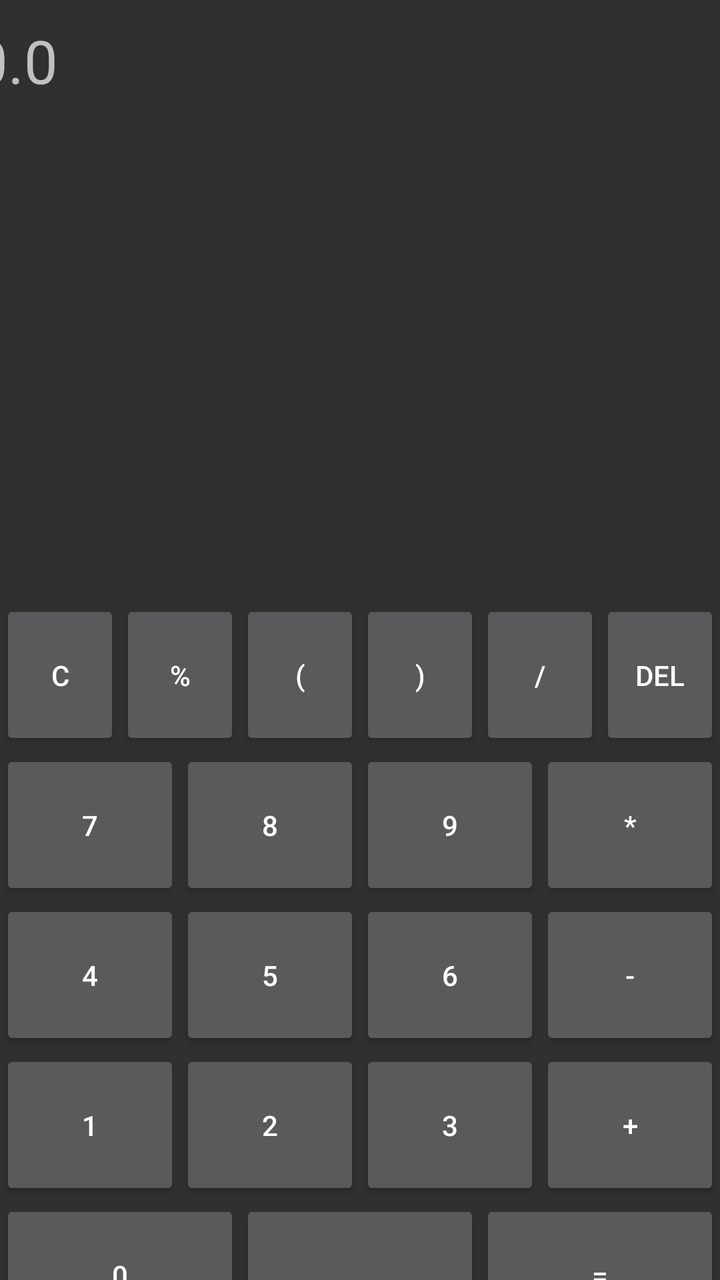
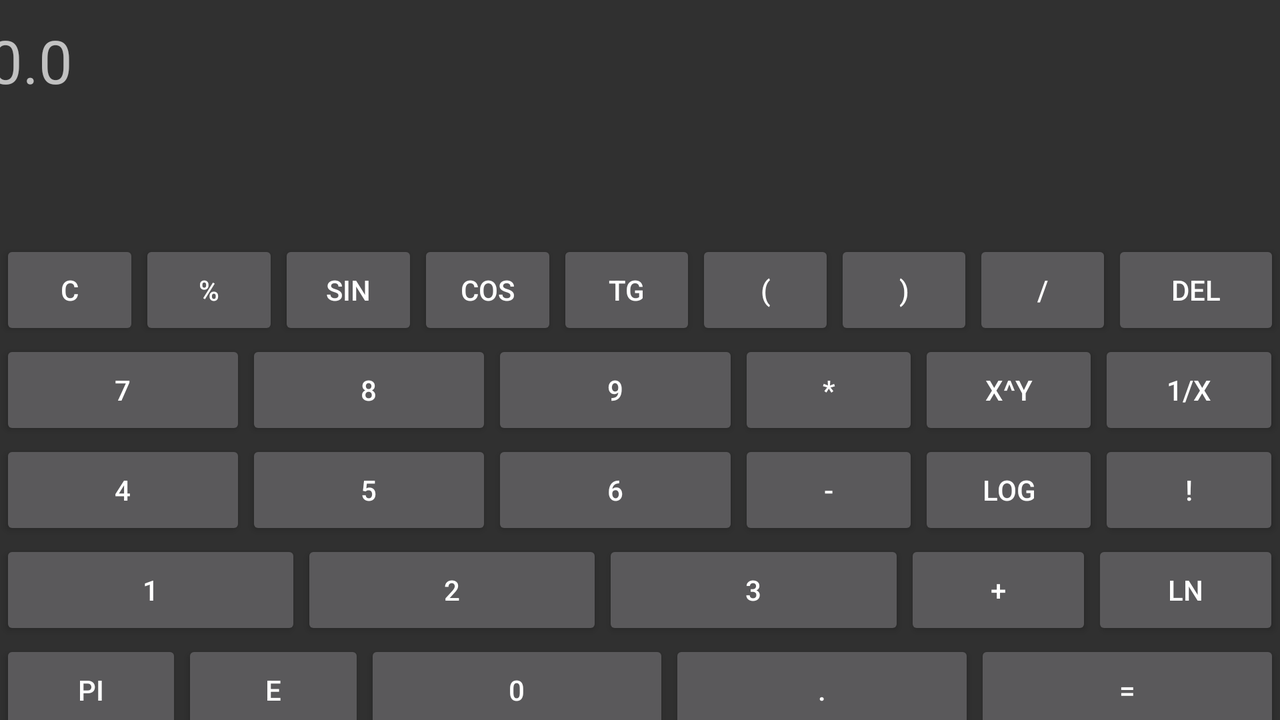

Two renders of one Android screen. The first uses the default layout on a phone; the second uses the alternative layout the repository ships for a different screen configuration, on a matching device. The two XML files are below.
<!-- AndroidManifest.xml: application theme Theme.AppCompat.NoActionBar -->
<!-- res/layout/activity_main.xml -->
<?xml version="1.0" encoding="utf-8"?>
<androidx.constraintlayout.widget.ConstraintLayout xmlns:android="http://schemas.android.com/apk/res/android"
    xmlns:app="http://schemas.android.com/apk/res-auto"
    xmlns:tools="http://schemas.android.com/tools"
    android:layout_width="match_parent"
    android:layout_height="match_parent"
    tools:context=".MainActivity">

    <LinearLayout
        android:id="@+id/linearLayout"
        android:layout_width="match_parent"
        android:layout_height="75dp"
        android:layout_marginTop="300dp"
        android:orientation="horizontal"
        app:layout_constraintEnd_toEndOf="parent"
        app:layout_constraintStart_toStartOf="parent"
        app:layout_constraintTop_toTopOf="parent">

        <Button
            android:id="@+id/erase"
            android:layout_width="wrap_content"
            android:layout_height="match_parent"
            android:layout_weight="1"
            android:text="C"
            android:onClick="onClick"/>

        <Button
            android:id="@+id/percent"
            android:layout_width="wrap_content"
            android:layout_height="match_parent"
            android:layout_weight="1"
            android:text="%"
            android:onClick="onClick"/>

        <Button
            android:id="@+id/bracket1"
            android:layout_width="wrap_content"
            android:layout_height="match_parent"
            android:layout_weight="1"
            android:text="("
            android:onClick="onClick"/>

        <Button
            android:id="@+id/bracket2"
            android:layout_width="wrap_content"
            android:layout_height="match_parent"
            android:layout_weight="1"
            android:text=")"
            android:onClick="onClick"/>

        <Button
            android:id="@+id/divide"
            android:layout_width="wrap_content"
            android:layout_height="match_parent"
            android:layout_weight="1"
            android:text="/"
            android:onClick="onClick"/>

        <Button
            android:id="@+id/back"
            android:layout_width="wrap_content"
            android:layout_height="match_parent"
            android:layout_weight="1"
            android:text="del"
            android:onClick="onClick"/>
    </LinearLayout>

    <LinearLayout
        android:id="@+id/linearLayout2"
        android:layout_width="match_parent"
        android:layout_height="75dp"
        android:orientation="horizontal"
        app:layout_constraintEnd_toEndOf="parent"
        app:layout_constraintStart_toStartOf="parent"
        app:layout_constraintTop_toBottomOf="@+id/linearLayout">

        <Button
            android:id="@+id/btn7"
            android:layout_width="wrap_content"
            android:layout_height="match_parent"
            android:layout_weight="1"
            android:text="7"
            android:onClick="onClick"/>

        <Button
            android:id="@+id/btn8"
            android:layout_width="wrap_content"
            android:layout_height="match_parent"
            android:layout_weight="1"
            android:text="8"
            android:onClick="onClick"/>

        <Button
            android:id="@+id/btn9"
            android:layout_width="wrap_content"
            android:layout_height="match_parent"
            android:layout_weight="1"
            android:text="9"
            android:onClick="onClick"/>

        <Button
            android:id="@+id/multiply"
            android:layout_width="wrap_content"
            android:layout_height="match_parent"
            android:layout_weight="1"
            android:text="*"
            android:onClick="onClick"/>
    </LinearLayout>

    <LinearLayout
        android:id="@+id/linearLayout3"
        android:layout_width="match_parent"
        android:layout_height="75dp"
        android:orientation="horizontal"
        app:layout_constraintEnd_toEndOf="parent"
        app:layout_constraintStart_toStartOf="parent"
        app:layout_constraintTop_toBottomOf="@+id/linearLayout2">

        <Button
            android:id="@+id/btn4"
            android:layout_width="wrap_content"
            android:layout_height="match_parent"
            android:layout_weight="1"
            android:text="4"
            android:onClick="onClick"/>

        <Button
            android:id="@+id/btn5"
            android:layout_width="wrap_content"
            android:layout_height="match_parent"
            android:layout_weight="1"
            android:text="5"
            android:onClick="onClick"/>

        <Button
            android:id="@+id/btn6"
            android:layout_width="wrap_content"
            android:layout_height="match_parent"
            android:layout_weight="1"
            android:text="6"
            android:onClick="onClick"/>

        <Button
            android:id="@+id/minus"
            android:layout_width="wrap_content"
            android:layout_height="match_parent"
            android:layout_weight="1"
            android:text="-"
            android:onClick="onClick"/>
    </LinearLayout>

    <LinearLayout
        android:id="@+id/linearLayout4"
        android:layout_width="match_parent"
        android:layout_height="75dp"
        android:orientation="horizontal"
        app:layout_constraintEnd_toEndOf="parent"
        app:layout_constraintStart_toStartOf="parent"
        app:layout_constraintTop_toBottomOf="@+id/linearLayout3">

        <Button
            android:id="@+id/btn1"
            android:layout_width="wrap_content"
            android:layout_height="match_parent"
            android:layout_weight="1"
            android:text="1"
            android:onClick="onClick"/>

        <Button
            android:id="@+id/btn2"
            android:layout_width="wrap_content"
            android:layout_height="match_parent"
            android:layout_weight="1"
            android:text="2"
            android:onClick="onClick"/>

        <Button
            android:id="@+id/btn3"
            android:layout_width="wrap_content"
            android:layout_height="match_parent"
            android:layout_weight="1"
            android:text="3"
            android:onClick="onClick"/>

        <Button
            android:id="@+id/plus"
            android:layout_width="wrap_content"
            android:layout_height="match_parent"
            android:layout_weight="1"
            android:text="+"
            android:onClick="onClick"/>
    </LinearLayout>

    <LinearLayout
        android:layout_width="match_parent"
        android:layout_height="75dp"
        android:orientation="horizontal"
        app:layout_constraintEnd_toEndOf="parent"
        app:layout_constraintStart_toStartOf="parent"
        app:layout_constraintTop_toBottomOf="@+id/linearLayout4">

        <Button
            android:id="@+id/btn0"
            android:layout_width="wrap_content"
            android:layout_height="match_parent"
            android:layout_weight="1"
            android:text="0"
            android:onClick="onClick"/>

        <Button
            android:id="@+id/dot"
            android:layout_width="wrap_content"
            android:layout_height="match_parent"
            android:layout_weight="1"
            android:text="."
            android:onClick="onClick"/>

        <Button
            android:id="@+id/equals"
            android:layout_width="wrap_content"
            android:layout_height="match_parent"
            android:layout_weight="1"
            android:text="="
            android:onClick="onClick"/>
    </LinearLayout>

    <TextView
        android:id="@+id/result"
        android:layout_width="387dp"
        android:layout_height="84dp"
        android:layout_marginStart="20dp"
        android:layout_marginTop="10dp"
        android:layout_marginEnd="20dp"
        android:textSize="30sp"
        android:hint="0.0"
        app:layout_constraintEnd_toEndOf="parent"
        app:layout_constraintStart_toStartOf="parent"
        app:layout_constraintTop_toTopOf="parent" />

    <TextView
        android:id="@+id/test"
        android:layout_width="387dp"
        android:layout_height="54dp"
        android:layout_marginStart="13dp"
        android:layout_marginTop="5dp"
        android:layout_marginEnd="12dp"
        android:textSize="30sp"
        app:layout_constraintEnd_toEndOf="parent"
        app:layout_constraintStart_toStartOf="parent"
        app:layout_constraintTop_toBottomOf="@+id/result" />

</androidx.constraintlayout.widget.ConstraintLayout>
<!-- resources referenced by this layout -->
<resources>

</resources>
<!-- res/layout-land/activity_main.xml (the author's variant of the layout above) -->
<!-- drawn on the phone turned sideways -->
<?xml version="1.0" encoding="utf-8"?>
<androidx.constraintlayout.widget.ConstraintLayout
    xmlns:android="http://schemas.android.com/apk/res/android"
    xmlns:app="http://schemas.android.com/apk/res-auto"
    xmlns:tools="http://schemas.android.com/tools"
    android:layout_width="match_parent"
    android:layout_height="match_parent">

    <LinearLayout
        android:id="@+id/linearLayout"
        android:layout_width="match_parent"
        android:layout_height="50dp"
        android:layout_marginTop="10dp"
        android:orientation="horizontal"
        app:layout_constraintEnd_toEndOf="parent"
        app:layout_constraintStart_toStartOf="parent"
        app:layout_constraintTop_toBottomOf="@+id/test">

        <Button
            android:id="@+id/erase"
            android:layout_width="wrap_content"
            android:layout_height="match_parent"
            android:layout_weight="1"
            android:onClick="onClick"
            android:text="C" />

        <Button
            android:id="@+id/percent"
            android:layout_width="wrap_content"
            android:layout_height="match_parent"
            android:layout_weight="1"
            android:onClick="onClick"
            android:text="%" />

        <Button
            android:id="@+id/sin"
            android:layout_width="wrap_content"
            android:layout_height="match_parent"
            android:layout_weight="1"
            android:onClick="onClick"
            android:text="sin" />

        <Button
            android:id="@+id/cos"
            android:layout_width="wrap_content"
            android:layout_height="match_parent"
            android:layout_weight="1"
            android:onClick="onClick"
            android:text="cos" />

        <Button
            android:id="@+id/tg"
            android:layout_width="wrap_content"
            android:layout_height="match_parent"
            android:layout_weight="1"
            android:onClick="onClick"
            android:text="tg" />

        <Button
            android:id="@+id/bracket1"
            android:layout_width="wrap_content"
            android:layout_height="match_parent"
            android:layout_weight="1"
            android:onClick="onClick"
            android:text="(" />

        <Button
            android:id="@+id/bracket2"
            android:layout_width="wrap_content"
            android:layout_height="match_parent"
            android:layout_weight="1"
            android:onClick="onClick"
            android:text=")" />

        <Button
            android:id="@+id/divide"
            android:layout_width="wrap_content"
            android:layout_height="match_parent"
            android:layout_weight="1"
            android:onClick="onClick"
            android:text="/" />

        <Button
            android:id="@+id/back"
            android:layout_width="wrap_content"
            android:layout_height="match_parent"
            android:layout_weight="0.2"
            android:onClick="onClick"
            android:text="del" />
    </LinearLayout>

    <LinearLayout
        android:id="@+id/linearLayout2"
        android:layout_width="match_parent"
        android:layout_height="50dp"
        android:orientation="horizontal"
        app:layout_constraintEnd_toEndOf="parent"
        app:layout_constraintStart_toStartOf="parent"
        app:layout_constraintTop_toBottomOf="@+id/linearLayout">

        <Button
            android:id="@+id/btn7"
            android:layout_width="wrap_content"
            android:layout_height="match_parent"
            android:layout_weight="1"
            android:text="7"
            android:onClick="onClick"/>

        <Button
            android:id="@+id/btn8"
            android:layout_width="wrap_content"
            android:layout_height="match_parent"
            android:layout_weight="1"
            android:text="8"
            android:onClick="onClick"/>

        <Button
            android:id="@+id/btn9"
            android:layout_width="wrap_content"
            android:layout_height="match_parent"
            android:layout_weight="1"
            android:text="9"
            android:onClick="onClick"/>

        <LinearLayout
            android:layout_width="wrap_content"
            android:layout_height="match_parent"
            android:layout_weight="0.18"
            android:orientation="horizontal">

            <Button
                android:id="@+id/multiply"
                android:layout_width="wrap_content"
                android:layout_height="match_parent"
                android:layout_weight="1"
                android:onClick="onClick"
                android:text="*" />

            <Button
                android:id="@+id/pow"
                android:layout_width="wrap_content"
                android:layout_height="match_parent"
                android:layout_weight="1"
                android:onClick="onClick"
                android:text="X^y" />

            <Button
                android:id="@+id/delx"
                android:layout_width="wrap_content"
                android:layout_height="match_parent"
                android:layout_weight="1"
                android:onClick="onClick"
                android:text="1/x" />
        </LinearLayout>

    </LinearLayout>

    <LinearLayout
        android:id="@+id/linearLayout3"
        android:layout_width="match_parent"
        android:layout_height="50dp"
        android:orientation="horizontal"
        app:layout_constraintEnd_toEndOf="parent"
        app:layout_constraintStart_toStartOf="parent"
        app:layout_constraintTop_toBottomOf="@+id/linearLayout2">

        <Button
            android:id="@+id/btn4"
            android:layout_width="wrap_content"
            android:layout_height="match_parent"
            android:layout_weight="1"
            android:text="4"
            android:onClick="onClick"/>

        <Button
            android:id="@+id/btn5"
            android:layout_width="wrap_content"
            android:layout_height="match_parent"
            android:layout_weight="1"
            android:text="5"
            android:onClick="onClick"/>

        <Button
            android:id="@+id/btn6"
            android:layout_width="wrap_content"
            android:layout_height="match_parent"
            android:layout_weight="1"
            android:text="6"
            android:onClick="onClick"/>

        <LinearLayout
            android:layout_width="wrap_content"
            android:layout_height="match_parent"
            android:layout_weight="0.18"
            android:orientation="horizontal">

            <Button
                android:id="@+id/minus"
                android:layout_width="wrap_content"
                android:layout_height="match_parent"
                android:layout_weight="1"
                android:onClick="onClick"
                android:text="-" />

            <Button
                android:id="@+id/log"
                android:layout_width="wrap_content"
                android:layout_height="match_parent"
                android:layout_weight="1"
                android:text="log"
                android:onClick="onClick"/>

            <Button
                android:id="@+id/fact"
                android:layout_width="wrap_content"
                android:layout_height="match_parent"
                android:layout_weight="1"
                android:text="!"
                android:onClick="onClick"/>
        </LinearLayout>

    </LinearLayout>

    <LinearLayout
        android:id="@+id/linearLayout4"
        android:layout_width="match_parent"
        android:layout_height="50dp"
        android:orientation="horizontal"
        app:layout_constraintEnd_toEndOf="parent"
        app:layout_constraintStart_toStartOf="parent"
        app:layout_constraintTop_toBottomOf="@+id/linearLayout3">

        <Button
            android:id="@+id/btn1"
            android:layout_width="wrap_content"
            android:layout_height="match_parent"
            android:layout_weight="1"
            android:text="1"
            android:onClick="onClick"/>

        <Button
            android:id="@+id/btn2"
            android:layout_width="wrap_content"
            android:layout_height="match_parent"
            android:layout_weight="1"
            android:text="2"
            android:onClick="onClick"/>

        <Button
            android:id="@+id/btn3"
            android:layout_width="wrap_content"
            android:layout_height="match_parent"
            android:layout_weight="1"
            android:text="3"
            android:onClick="onClick"/>

        <LinearLayout
            android:layout_width="wrap_content"
            android:layout_height="match_parent"
            android:layout_weight="0.18"
            android:orientation="horizontal">

            <Button
                android:id="@+id/plus"
                android:layout_width="wrap_content"
                android:layout_height="match_parent"
                android:layout_weight="1"
                android:onClick="onClick"
                android:text="+" />
            <Button
                android:id="@+id/ln"
                android:layout_width="wrap_content"
                android:layout_height="match_parent"
                android:layout_weight="1"
                android:onClick="onClick"
                android:text="ln" />
        </LinearLayout>

    </LinearLayout>

    <LinearLayout
        android:layout_width="match_parent"
        android:layout_height="50dp"
        android:orientation="horizontal"
        app:layout_constraintEnd_toEndOf="parent"
        app:layout_constraintStart_toStartOf="parent"
        app:layout_constraintTop_toBottomOf="@+id/linearLayout4">

        <LinearLayout
            android:layout_width="wrap_content"
            android:layout_height="match_parent"
            android:layout_weight="0.1"
            android:orientation="horizontal">

            <Button
                android:id="@+id/pi"
                android:layout_width="wrap_content"
                android:layout_height="match_parent"
                android:layout_weight="1"
                android:onClick="onClick"
                android:text="pi" />

            <Button
                android:id="@+id/e"
                android:layout_width="wrap_content"
                android:layout_height="match_parent"
                android:layout_weight="1"
                android:onClick="onClick"
                android:text="e" />

        </LinearLayout>

        <Button
            android:id="@+id/btn0"
            android:layout_width="wrap_content"
            android:layout_height="match_parent"
            android:layout_weight="1"
            android:onClick="onClick"
            android:text="0" />

        <Button
            android:id="@+id/dot"
            android:layout_width="wrap_content"
            android:layout_height="match_parent"
            android:layout_weight="1"
            android:text="."
            android:onClick="onClick"/>

        <Button
            android:id="@+id/equals"
            android:layout_width="wrap_content"
            android:layout_height="match_parent"
            android:layout_weight="1"
            android:text="="
            android:onClick="onClick"/>
    </LinearLayout>

    <TextView
        android:id="@+id/result"
        android:layout_width="652dp"
        android:layout_height="45dp"
        android:layout_marginStart="15dp"
        android:layout_marginTop="10dp"
        android:layout_marginEnd="15dp"
        android:textSize="30sp"
        android:hint="0.0"
        app:layout_constraintEnd_toEndOf="parent"
        app:layout_constraintStart_toStartOf="parent"
        app:layout_constraintTop_toTopOf="parent" />

    <TextView
        android:id="@+id/test"
        android:layout_width="652dp"
        android:layout_height="45dp"
        android:layout_marginStart="40dp"
        android:layout_marginTop="10dp"
        android:layout_marginEnd="39dp"
        android:textSize="30sp"
        app:layout_constraintEnd_toEndOf="parent"
        app:layout_constraintStart_toStartOf="parent"
        app:layout_constraintTop_toBottomOf="@+id/result" />

</androidx.constraintlayout.widget.ConstraintLayout>
